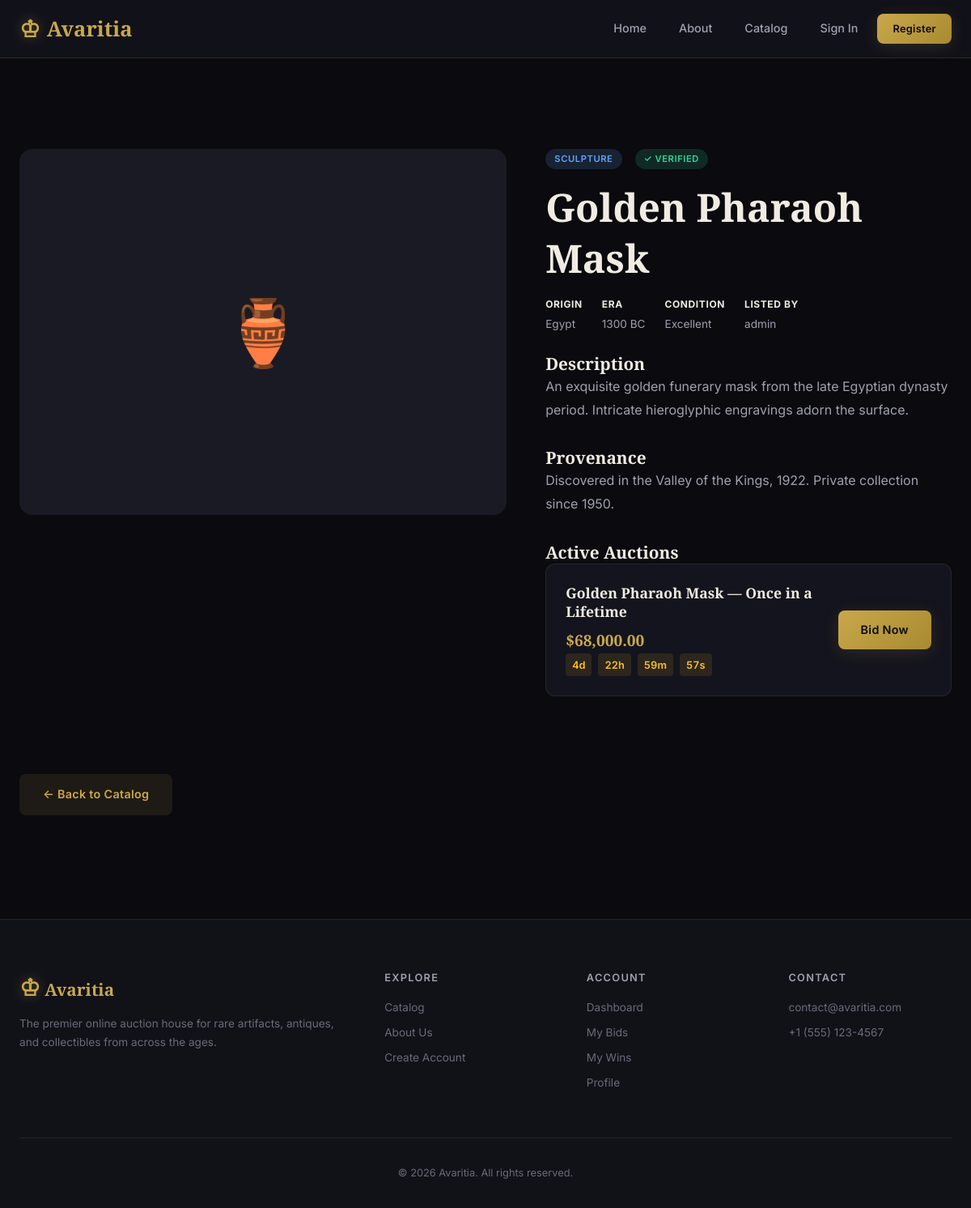
Page /artifact.php?id=1 on the committed database.
### tables this page shows
CREATE TABLE IF NOT EXISTS artifacts (
    artifact_id INT AUTO_INCREMENT PRIMARY KEY,
    title VARCHAR(150) NOT NULL,
    description TEXT NOT NULL,
    origin VARCHAR(100) DEFAULT NULL,
    era VARCHAR(100) DEFAULT NULL,
    category ENUM('sculpture', 'painting', 'jewelry', 'pottery', 'weapon', 'manuscript', 'textile', 'coin', 'fossil', 'other') NOT NULL DEFAULT 'other',
    condition_rating ENUM('pristine', 'excellent', 'good', 'fair', 'poor') NOT NULL DEFAULT 'good',
    image_url VARCHAR(255) DEFAULT NULL,
    provenance TEXT DEFAULT NULL,
    added_by INT NOT NULL,
    is_verified TINYINT(1) NOT NULL DEFAULT 0,
    is_flagged TINYINT(1) NOT NULL DEFAULT 0,
    created_at TIMESTAMP NOT NULL DEFAULT CURRENT_TIMESTAMP,
    updated_at TIMESTAMP NOT NULL DEFAULT CURRENT_TIMESTAMP ON UPDATE CURRENT_TIMESTAMP,
    FOREIGN KEY (added_by) REFERENCES users(user_id) ON DELETE CASCADE
);

CREATE TABLE IF NOT EXISTS users (
    user_id INT AUTO_INCREMENT PRIMARY KEY,
    username VARCHAR(50) NOT NULL UNIQUE,
    email VARCHAR(100) NOT NULL UNIQUE,
    password_hash VARCHAR(255) NOT NULL,
    first_name VARCHAR(50) NOT NULL,
    last_name VARCHAR(50) NOT NULL,
    avatar_url VARCHAR(255) DEFAULT NULL,
    bio TEXT DEFAULT NULL,
    role ENUM('user', 'admin') NOT NULL DEFAULT 'user',
    is_active TINYINT(1) NOT NULL DEFAULT 1,
    created_at TIMESTAMP NOT NULL DEFAULT CURRENT_TIMESTAMP,
    updated_at TIMESTAMP NOT NULL DEFAULT CURRENT_TIMESTAMP ON UPDATE CURRENT_TIMESTAMP
);

CREATE TABLE IF NOT EXISTS auctions (
    auction_id INT AUTO_INCREMENT PRIMARY KEY,
    artifact_id INT NOT NULL,
    seller_id INT NOT NULL,
    title VARCHAR(200) NOT NULL,
    description TEXT DEFAULT NULL,
    starting_price DECIMAL(12,2) NOT NULL,
    reserve_price DECIMAL(12,2) DEFAULT NULL,
    current_price DECIMAL(12,2) NOT NULL DEFAULT 0.00,
    bid_increment DECIMAL(10,2) NOT NULL DEFAULT 1.00,
    status ENUM('pending', 'active', 'closed', 'cancelled') NOT NULL DEFAULT 'pending',
    start_time DATETIME NOT NULL,
    end_time DATETIME NOT NULL,
    created_at TIMESTAMP NOT NULL DEFAULT CURRENT_TIMESTAMP,
    updated_at TIMESTAMP NOT NULL DEFAULT CURRENT_TIMESTAMP ON UPDATE CURRENT_TIMESTAMP,
    FOREIGN KEY (artifact_id) REFERENCES artifacts(artifact_id) ON DELETE CASCADE,
    FOREIGN KEY (seller_id) REFERENCES users(user_id) ON DELETE CASCADE
);

### artifact.php (the view, shortened to what this page needs)
<?php
$db = getDB();
$artifactId = (int)($_GET['id'] ?? 0);
$stmt = $db->prepare("
    SELECT a.*, u.username AS added_by_name
    FROM artifacts a
    JOIN users u ON a.added_by = u.user_id
    WHERE a.artifact_id = ?
");
$stmt->execute([$artifactId]);
$artifact = $stmt->fetch();
$stmt = $db->prepare("
    SELECT auc.*, (SELECT COUNT(*) FROM bids WHERE auction_id = auc.auction_id) AS bid_count
    FROM auctions auc
    WHERE auc.artifact_id = ? AND auc.status = 'active'
    ORDER BY auc.end_time ASC
");
$stmt->execute([$artifactId]);
$relatedAuctions = $stmt->fetchAll();
require_once 'includes/header.php';
?>
<section class="section">
    <div class="container">
        <div class="detail-grid">
            <div class="detail-image">
                <?php if ($artifact['image_url']): ?>
                    <img src="<?php echo htmlspecialchars($artifact['image_url']); ?>" alt="<?php echo htmlspecialchars($artifact['title']); ?>">
                <?php else: ?>
                    <div style="display:flex;align-items:center;justify-content:center;height:100%;font-size:5rem;color:var(--text-muted);">🏺</div>
                <?php endif; ?>
            </div>
            <div class="detail-info">
                <div class="flex gap-1 mb-1">
                    <span class="badge badge-info"><?php echo ucfirst($artifact['category']); ?></span>
                    <?php if ($artifact['is_verified']): ?>
                        <span class="badge badge-active">✓ Verified</span>
                    <?php endif; ?>
                </div>
                <h1><?php echo htmlspecialchars($artifact['title']); ?></h1>
                <div class="detail-meta">
                    <?php if ($artifact['origin']): ?>
                    <div class="detail-meta-item">
                        <strong>Origin</strong>
                        <?php echo htmlspecialchars($artifact['origin']); ?>
                    </div>
                    <?php endif; ?>
                    <?php if ($artifact['era']): ?>
                    <div class="detail-meta-item">
                        <strong>Era</strong>
                        <?php echo htmlspecialchars($artifact['era']); ?>
                    </div>
                    <?php endif; ?>
                    <div class="detail-meta-item">
                        <strong>Condition</strong>
                        <?php echo ucfirst($artifact['condition_rating']); ?>
                    </div>
                    <div class="detail-meta-item">
                        <strong>Listed By</strong>
                        <?php echo htmlspecialchars($artifact['added_by_name']); ?>
                    </div>
                </div>
                <h4>Description</h4>
                <p style="color: var(--text-secondary); line-height: 1.8; margin-bottom: var(--space-xl);">
                    <?php echo nl2br(htmlspecialchars($artifact['description'])); ?>
                </p>
                <?php if ($artifact['provenance']): ?>
                <h4>Provenance</h4>
                <p style="color: var(--text-secondary); line-height: 1.8; margin-bottom: var(--space-xl);">
                    <?php echo nl2br(htmlspecialchars($artifact['provenance'])); ?>
                </p>
                <?php endif; ?>
                <?php if ($relatedAuctions): ?>
                <h4>Active Auctions</h4>
                <?php foreach ($relatedAuctions as $auc): ?>
                <div class="card" style="margin-bottom: var(--space-md);">
                    <div class="card-body">
                        <div class="flex-between">
                            <div>
                                <h5 class="card-title"><?php echo htmlspecialchars($auc['title']); ?></h5>
                                <div class="card-price">$<?php echo number_format($auc['current_price'], 2); ?></div>
                                <div class="auction-timer" data-countdown="<?php echo $auc['end_time']; ?>">
                                </div>
                            </div>
                            <a href="auction.php?id=<?php echo $auc['auction_id']; ?>" class="btn btn-gold">Bid Now</a>
                        </div>
                    </div>
                </div>
                <?php endforeach; ?>
                <?php else: ?>
                <p class="text-muted">No active auctions for this artifact at the moment.</p>
                <?php endif; ?>
            </div>
        </div>
        <div class="mt-2">
            <a href="catalog.php" class="btn btn-ghost">← Back to Catalog</a>
        </div>
    </div>
</section>
<?php require_once 'includes/footer.php'; ?>

### assets/css/styles.css (style rules this page uses)
:root { --bg-primary: #0a0a0f; --bg-secondary: #111118; --bg-tertiary: #1a1a24; --bg-card: #14141e; --bg-card-hover: #1c1c2a; --bg-glass: rgba(20, 20, 30, 0.75); --gold: #c9a84c; --gold-light: #e0c872; --gold-dark: #a88a30; --gold-glow: rgba(201, 168, 76, 0.25); --text-primary: #f0ece2; --text-secondary: #a0a0b0; --text-muted: #6a6a7a; --accent-green: #34d399; --accent-red: #f87171; --accent-blue: #60a5fa; --accent-orange: #fbbf24; --accent-purple: #a78bfa; --border: rgba(201, 168, 76, 0.15); --border-light: rgba(240, 236, 226, 0.08); --font-heading: 'Cinzel', serif; --font-body: 'Inter', -apple-system, BlinkMacSystemFont, sans-serif; --space-xs: 0.25rem; --space-sm: 0.5rem; --space-md: 1rem; --space-lg: 1.5rem; --space-xl: 2rem; --space-2xl: 3rem; --space-3xl: 4rem; --radius-sm: 4px; --radius-md: 8px; --radius-lg: 12px; --radius-xl: 16px; --radius-full: 9999px; --shadow-sm: 0 1px 3px rgba(0,0,0,0.4); --shadow-md: 0 4px 12px rgba(0,0,0,0.5); --shadow-lg: 0 8px 30px rgba(0,0,0,0.6); --shadow-gold: 0 4px 20px rgba(201, 168, 76, 0.15); --transition: 0.3s cubic-bezier(0.4, 0, 0.2, 1); --transition-fast: 0.15s ease; --sidebar-width: 260px; --navbar-height: 72px; --container-max: 1280px; }
*, *::before, *::after { box-sizing: border-box; margin: 0; padding: 0; }
html { scroll-behavior: smooth; -webkit-font-smoothing: antialiased; }
body { font-family: var(--font-body); background-color: var(--bg-primary); color: var(--text-primary); line-height: 1.7; min-height: 100vh; overflow-x: hidden; }
a { color: var(--gold); text-decoration: none; transition: color var(--transition-fast); }
h1, h2, h3, h4, h5, h6 { font-family: var(--font-heading); color: var(--text-primary); line-height: 1.3; font-weight: 600; }
h1 { font-size: clamp(2rem, 4vw, 3.2rem); }
h4 { font-size: 1.3rem; }
h5 { font-size: 1.1rem; }
.container { width: 100%; max-width: var(--container-max); margin: 0 auto; padding: 0 var(--space-lg); }
.mt-2 { margin-top: var(--space-xl); }
.mb-1 { margin-bottom: var(--space-md); }
.flex { display: flex; }
.flex-between { display: flex; justify-content: space-between; align-items: center; }
.gap-1 { gap: var(--space-md); }
.btn { display: inline-flex; align-items: center; justify-content: center; gap: var(--space-sm); padding: 0.75rem 1.75rem; font-family: var(--font-body); font-size: 0.9rem; font-weight: 600; letter-spacing: 0.02em; border: none; border-radius: var(--radius-md); cursor: pointer; transition: all var(--transition); text-decoration: none; white-space: nowrap; }
.btn-gold { background: linear-gradient(135deg, var(--gold), var(--gold-dark)); color: var(--bg-primary); box-shadow: var(--shadow-gold); }
.btn-ghost { background: rgba(201, 168, 76, 0.1); color: var(--gold); border: 1px solid transparent; }
.section { padding: var(--space-3xl) 0; }
.card { background: var(--bg-card); border: 1px solid var(--border-light); border-radius: var(--radius-lg); overflow: hidden; transition: all var(--transition); }
.card-body { padding: var(--space-lg); }
.card-title { font-family: var(--font-heading); font-size: 1.1rem; margin-bottom: var(--space-sm); color: var(--text-primary); }
.card-price { font-family: var(--font-heading); font-size: 1.2rem; color: var(--gold); font-weight: 600; }
.auction-timer { display: flex; gap: var(--space-sm); align-items: center; font-size: 0.8rem; color: var(--accent-orange); font-weight: 600; }
.badge { display: inline-flex; align-items: center; gap: 4px; padding: 0.2rem 0.7rem; font-size: 0.7rem; font-weight: 600; text-transform: uppercase; letter-spacing: 0.05em; border-radius: var(--radius-full); }
.badge-active { background: rgba(52, 211, 153, 0.15); color: var(--accent-green); }
.badge-info { background: rgba(96, 165, 250, 0.15); color: var(--accent-blue); }
.detail-grid { display: grid; grid-template-columns: 1.2fr 1fr; gap: var(--space-2xl); padding: var(--space-2xl) 0; }
.detail-image { border-radius: var(--radius-xl); overflow: hidden; background: var(--bg-tertiary); aspect-ratio: 4/3; }
.detail-info h1 { margin-bottom: var(--space-md); }
.detail-meta { display: flex; gap: var(--space-lg); margin-bottom: var(--space-lg); flex-wrap: wrap; }
.detail-meta-item { font-size: 0.85rem; color: var(--text-secondary); }
.detail-meta-item strong { color: var(--text-primary); display: block; font-size: 0.75rem; text-transform: uppercase; letter-spacing: 0.05em; margin-bottom: 2px; }

### rows in the picture
artifacts: category "SCULPTURE", title "Golden Pharaoh Mask", origin "Egypt", era "1300 BC", condition_rating "Excellent", added_by.username "admin", description "An exquisite golden funerary mask from the late Egyptian dynasty period. Intricate hieroglyphic engravings adorn the surface.", provenance "Discovered in the Valley of the Kings, 1922. Private collection since 1950."
auctions: title "Golden Pharaoh Mask — Once in a Lifetime", current_price "68,000.00"
